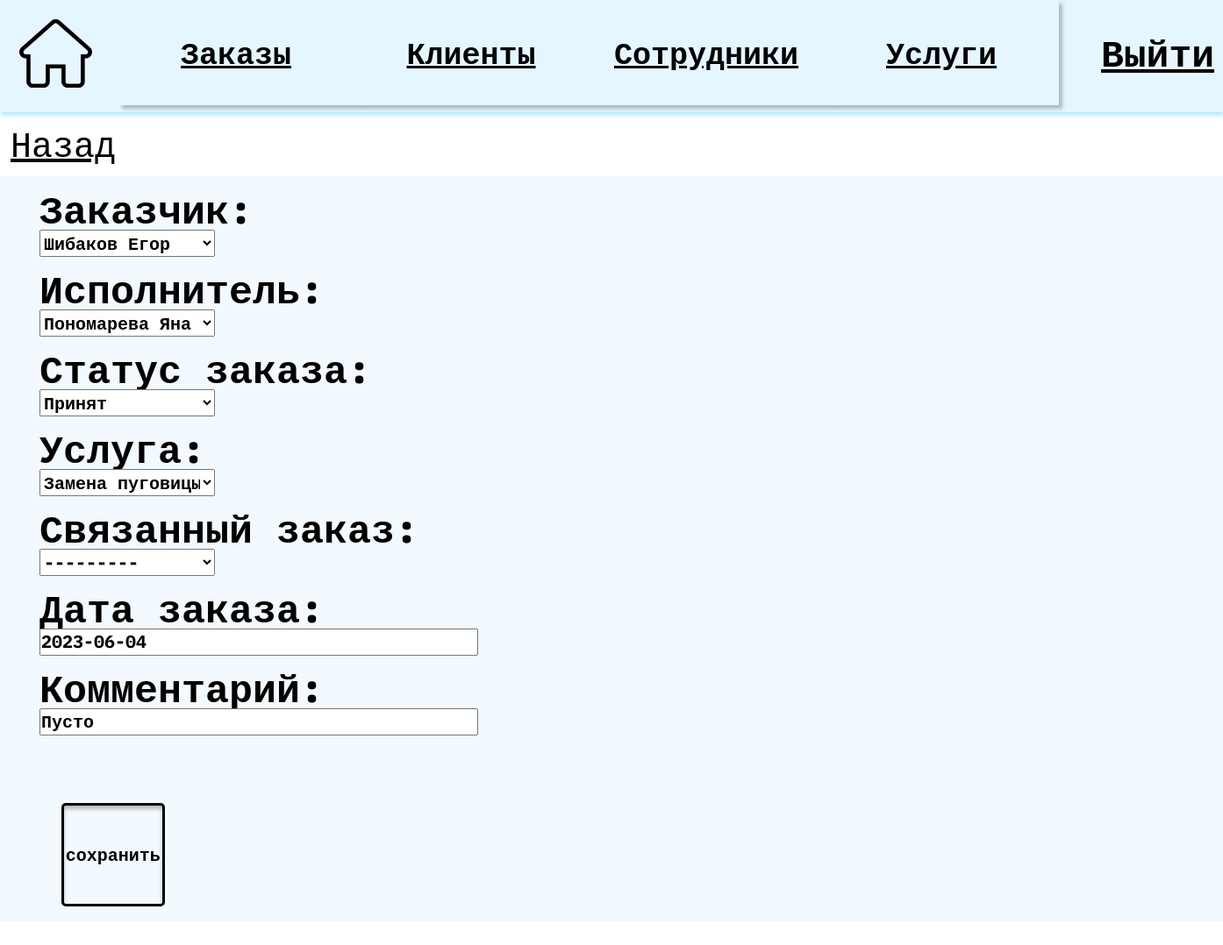
The app's page /updateOrders/4/ with its own data.
### main/models.py (models this page shows, shortened)
class Orders(models.Model):
    ACCEPTED = 'Принят'
    IN_PROGRESS = 'В работе'
    READY = 'Готов к выдаче'
    GIVEN = 'Выдан'
    CANCELLED = 'Отменен'
    STATUS = [
        (ACCEPTED, 'Принят'),
        (IN_PROGRESS, 'В работе'),
        (READY, 'Готов к выдаче'),
        (GIVEN, 'Выдан'),
        (CANCELLED, 'Отменен'),
    ]
    id = models.AutoField(primary_key=True)
    user_id = models.ForeignKey ('Users', on_delete=models.CASCADE,verbose_name="Заказчик")
    employee_id = models.ForeignKey('Employee', on_delete=models.CASCADE, null=True,verbose_name="Исполнитель")
    status = models.CharField(
        max_length=20,
        choices=STATUS,
        default=ACCEPTED,
        verbose_name="Статус заказа"
    )
    service = models.ForeignKey('Services', on_delete=models.CASCADE, null=True,verbose_name="Услуга")
    connected_order = models.ForeignKey('Orders',on_delete=models.CASCADE, null=True,blank = True, verbose_name="Связанный заказ")
    order_date =  models.DateField(default=date.today,verbose_name="Дата заказа")
    comment = models.CharField (max_length=200, default='Пусто',verbose_name="Комментарий")
    def __str__(self):
        return f'Заказ: {self.id}'

### main/views.py (the view)
# urls.py: path('updateOrders/<int:id>/', views.update_order),
def update_order(request, id):
    try:
        old_data = get_object_or_404(Orders, id=id)
    except Exception:
        raise Http404('Такой услуги не существует')
    if request.method == 'POST':
        form = OrdersForm(request.POST, instance=old_data)
        if form.is_valid():
            form.save()
            return redirect(f'/Orders/{id}')
    else:
        form = OrdersForm(instance=old_data)
        context = {
            'form': form
        }
        return render(request, 'test/update_Ord.html', {'tableName': 'Orders', 'form': form})

### main/forms.py
class OrdersForm(forms.ModelForm):
    class Meta:
        model = Orders
        fields = "__all__"

### main/models.py (called while the page is built)
    def __str__(self):
        return f'{self.surname} {self.name}'

    def __str__(self):
        return f'{self.surname} {self.name}'

    def __str__(self):
        return f'{self.name} {self.price}р.'

### main/templates/test/update_Ord.html (shortened to what this page needs)
{% extends 'main/base.html' %}
{% block header %}
    <div class="lyout">
        <a href="{% url 'home' %}">
            <img src="../../static/main/img/home.png" alt="домик" class="home_img">
        </a>
        <div class="menu">
            <a href="{% url 'Orders' %}"><button class="buttom_menu">Заказы</button></a>
            <a href="{% url 'Users' %}"><button class="buttom_menu">Клиенты</button></a>
            <a href="{% url 'Employee' %}"><button class="buttom_menu">Сотрудники</button></a>
            <a href="{% url 'Services' %}"><button class="buttom_menu">Услуги</button></a>
        </div>
        <a href="{% url 'logout' %}" class="button_in">Выйти</a>
    </div>
{% endblock %}
{% block content %}
<a class="buttom_back" href='http://127.0.0.1:8000/{{tableName}}'>Назад</a>
<div class="wrapper">
    <form class="form-label form_label_update form_users_update orders_users_update" method="post">
        {{ form.as_p }}
        </div>
        <div class="wrapper_2 wrapper_2_marg">
            <div class="order_batton">
                <div class="batten_back_q">
                    <input class="button_sab button_sab_update button_sab_update_orders" type="submit" value="сохранить">
                </div>
            </div>
    </div>
{% endblock %}

### main/static/main/css/style.css (style rules this page uses)
* { position: relative; margin: 0; padding: 0; display: block; box-sizing: border-box; color: black; font-family: 'IBM Plex Mono', monospace; }

### main/static/main/css/header.css (style rules this page uses)
.lyout { position: relative; z-index: 1; display: flex; flex-direction: row; height: max-content; width: 100%; background: #E6F6FF; box-shadow: 1px 4px 4px #B3EDFF; }
.home_img { margin: 22px 30px 16px 22px; width: 83px; height: 78px; }
.menu { width: 100%; display: flex; flex-direction: row; justify-content: space-between; }
.buttom_menu { width: 268px; height: 120px; background: #E5F6FF; border: none; box-shadow: 4px 4px 4px rgba(0, 0, 0, 0.25); font-size: 35px; font-weight: 600; }
.button_in { margin: 32px 49px 39px 48px; text-decoration: line; font-size: 43px; font-weight: 600; }

### main/static/main/css/emp/createEmployee.css (style rules this page uses)
.buttom_back { height: 48px; width: 118px; margin: 12px; font-size: 40px; font-weight: 400; line-height: 48px; letter-spacing: 0em; text-align: left; }
.wrapper { padding-left: 20px; height: 772px; width: 100%; display: flex; margin: 70px, 0; background-color: #F2FAFF; }
.button_sab { width: 118px; height: 118px; margin: 65px 69px 629px 0; border: solid 3px black; border-radius: 5px; background-color: #F2FAFF; box-shadow: inset 0px 4px 4px rgba(0, 0, 0, 0.25); }
.form-label { margin: 1.5px 0 0 0; font-size: 37px; font-weight: 700; line-height: 48px; letter-spacing: 0em; text-align: left; }
input { width: 700px; height: 31px; font-size: 20px; font-weight: 700; line-height: 48px; letter-spacing: 0em; text-align: left; }

### main/static/main/css/emp/update_Emp.css (style rules this page uses)
.button_sab_update { text-align: center; margin-left: 5%; font-size: 20px; }
.form_label_update { font-size: 45px; }

### main/static/main/css/client/update_Usr.css (style rules this page uses)
.form_users_update { padding-left: 25px; width: 50%; }

### main/static/main/css/orders/detail_view_Ord.css (style rules this page uses)
.wrapper_2 { display: flex; flex-direction: column; }
.order_batton { display: flex; height: 400px; }

### main/static/main/css/orders/update_Ord.css (style rules this page uses)
select { width: 200px; height: 31px; font-size: 20px; font-weight: 700; line-height: 48px; letter-spacing: 0em; text-align: left; }
p { margin: 12px 0; }
.orders_users_update { width: 80%; }
.button_sab_update_orders { align-items: start; }
.batten_back_q { height: 200px; width: 100%; background: #F2FAFF; padding: 0; }

### main/static/main/css/admin/admin.css (style rules this page uses)
input { width: 500px; }

### records on screen
Orders: user_id "Шибаков Егор", employee_id "Пономарева Яна", status "Принят", service "Замена пуговицы 100.0р.", connected_order "---------", order_date "2023-06-04", comment "Пусто"
